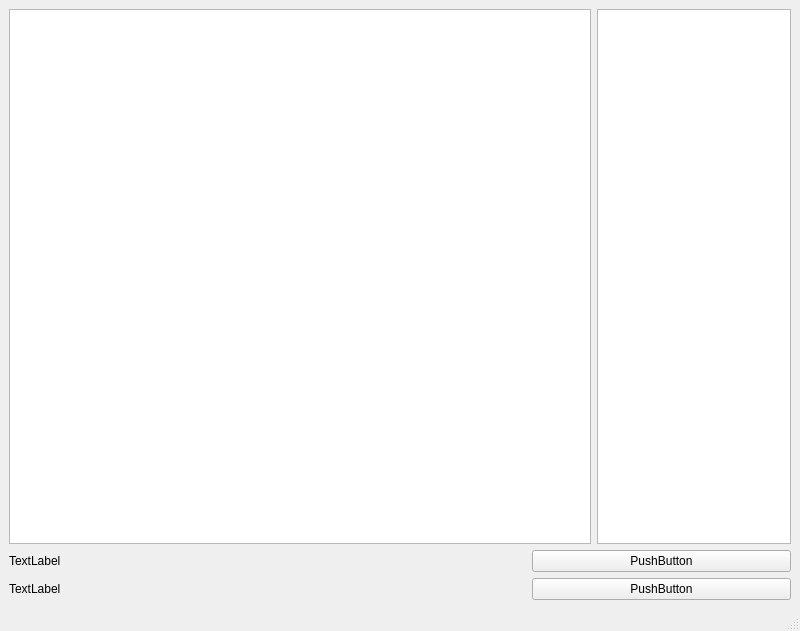
<?xml version="1.0" encoding="UTF-8"?>
<ui version="4.0">
 <class>MainWindow</class>
 <widget class="QMainWindow" name="MainWindow">
  <property name="geometry">
   <rect>
    <x>0</x>
    <y>0</y>
    <width>800</width>
    <height>631</height>
   </rect>
  </property>
  <property name="windowTitle">
   <string>2D - Bloco de Notas</string>
  </property>
  <widget class="QWidget" name="centralwidget">
   <layout class="QVBoxLayout" name="verticalLayout_3">
    <item>
     <layout class="QHBoxLayout" name="horizontalLayout_2" stretch="3,1">
      <item>
       <widget class="QListView" name="listView"/>
      </item>
      <item>
       <widget class="QTextBrowser" name="textBrowser"/>
      </item>
     </layout>
    </item>
    <item>
     <layout class="QHBoxLayout" name="horizontalLayout" stretch="2,1">
      <item>
       <layout class="QVBoxLayout" name="verticalLayout_2">
        <item>
         <widget class="QLabel" name="label">
          <property name="text">
           <string>TextLabel</string>
          </property>
         </widget>
        </item>
        <item>
         <widget class="QLabel" name="label_2">
          <property name="text">
           <string>TextLabel</string>
          </property>
         </widget>
        </item>
       </layout>
      </item>
      <item>
       <layout class="QVBoxLayout" name="verticalLayout">
        <item>
         <widget class="QPushButton" name="pushButton">
          <property name="text">
           <string>PushButton</string>
          </property>
         </widget>
        </item>
        <item>
         <widget class="QPushButton" name="pushButton_2">
          <property name="text">
           <string>PushButton</string>
          </property>
         </widget>
        </item>
       </layout>
      </item>
     </layout>
    </item>
   </layout>
  </widget>
  <widget class="QMenuBar" name="menubar">
   <property name="geometry">
    <rect>
     <x>0</x>
     <y>0</y>
     <width>800</width>
     <height>21</height>
    </rect>
   </property>
  </widget>
  <widget class="QStatusBar" name="statusbar"/>
 </widget>
 <resources/>
 <connections/>
</ui>
